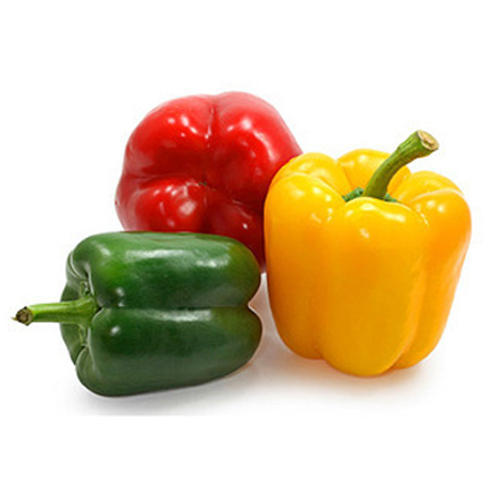
%> input picture peppers.jpg, 500 x 500 px
$ octave edge-detection.m   (GNU Octave 9; MATLAB toolbox functions it lacks are replaced by stand-ins)
%> lines starting %> are read from the running program, lines starting %| are printed output that depends on the picture
pkg load image;

img = imread('peppers.jpg');
%> img is the input picture: size 500x500x3 uint8; mean R, G, B 220.9, 200.2, 170.5
figure, imshow(img);

img_gray = rgb2gray(img);
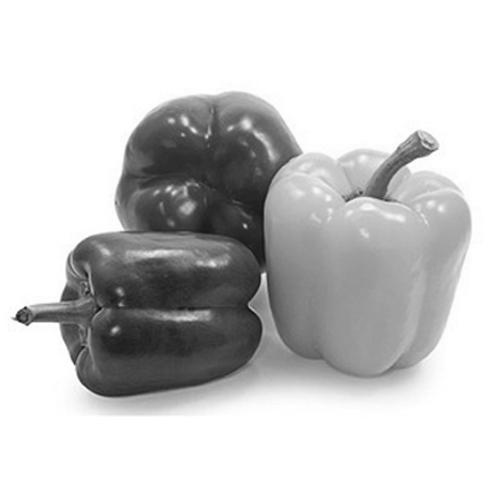
%> img_gray: size 500x500 uint8; min 7, max 255, mean 203
figure, imshow(img_gray);

imgL = img_gray;
imgR = img_gray;

imgL(:, 1:size(imgL, 2) - 1) = imgL(:, 2:size(imgL)); % 'end' can be used too %
figure, imshow(imgL);

imgR(:, 2:size(imgR, 2)) = imgR(:, 1:size(imgR, 2) - 1);
figure, imshow(imgR);

edge_image = double(imgR) - double(imgL);
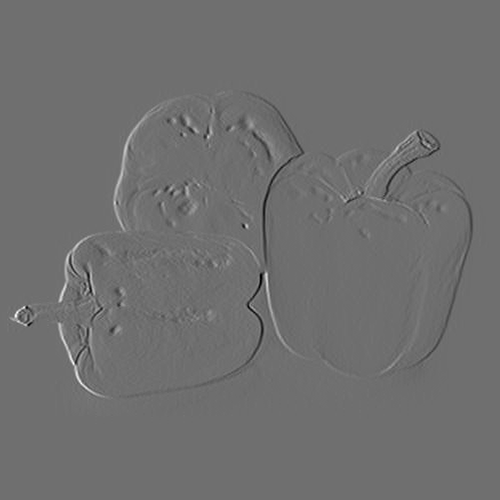
%> edge_image: size 500x500 double; min -141, max 181, mean 0; drawn with min black and max white
figure, imshow(edge_image, []);
